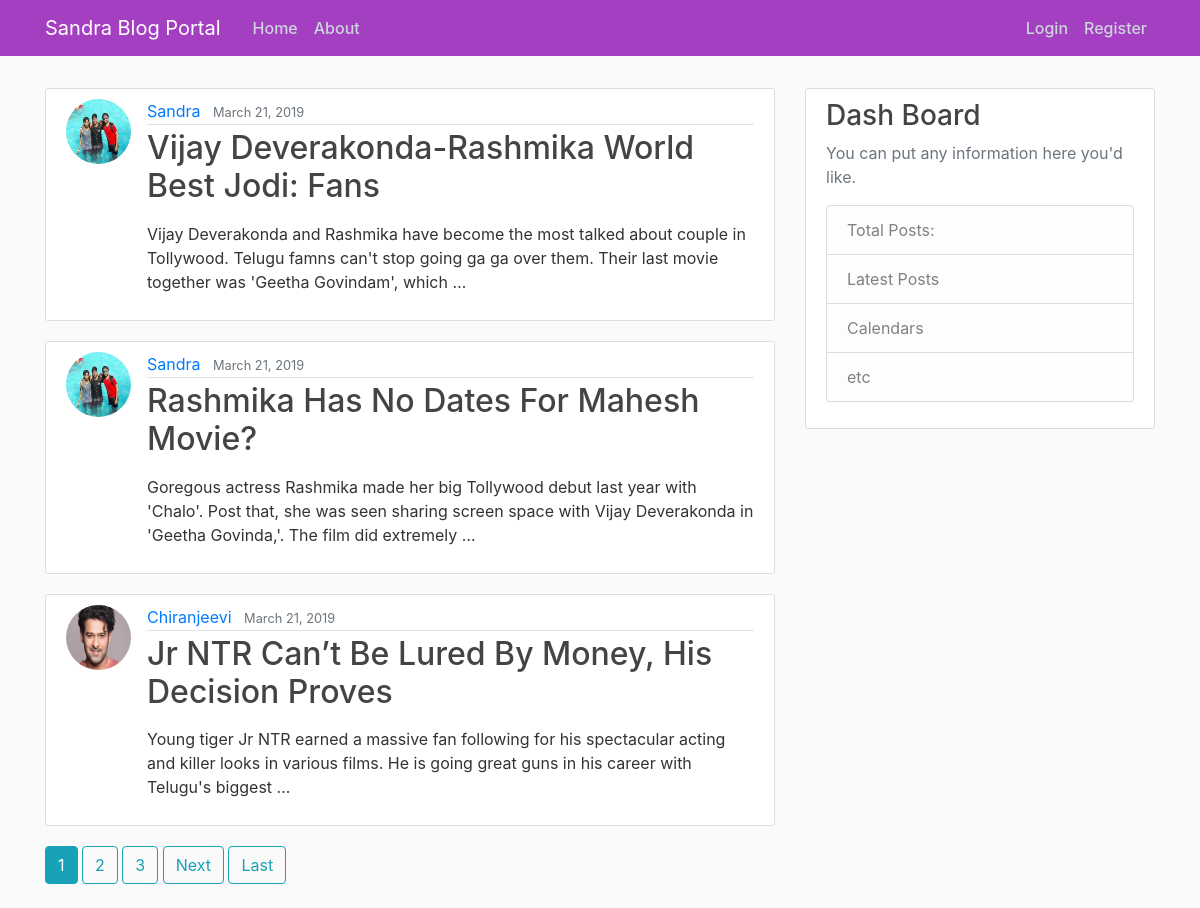
The page / on the database its author committed.
### blog/models.py (models this page shows, shortened)
class Post(models.Model):
    title=models.CharField(max_length=100)
    content=models.TextField()
    date_posted=models.DateTimeField(default=timezone.now)
    author=models.ForeignKey(User, on_delete=models.CASCADE)

### users/models.py (models this page shows, shortened)
class Profile(models.Model):
    user=models.OneToOneField(User, on_delete=models.CASCADE)
    image=models.ImageField(default='default.jpg', upload_to='profile_pics')

### blog/views.py (the view)
# urls.py: path('', PostListView.as_view(), name='blog-home'),
class PostListView(ListView):
    model=Post
    template_name='blog/home.html'
    context_object_name='posts'
    ordering=['-date_posted']
    paginate_by=3

### blog/templates/blog/home.html (shortened to what this page needs)
{% extends 'blog/base.html' %}
  {% block content %}
    {% for post in posts %}
    <article class="media content-section">
      <img class="rounded-circle article-img" src="{{post.author.profile.image.url}}">
      <div class="media-body">
        <div class="article-metadata">
          <a class="mr-2"  href="{% url 'user-posts' post.author.username %}">{{post.author|title}}</a>
          <small class="text-muted">{{post.date_posted|date:'F d, Y'}}</small>
        </div>
        <h2> <a  class="article-title" href="{% url "post-detail" post.id %}">{{post.title}}</a> </h2>
        <p class="article-content">{{post.content|truncatewords:30|linebreaks}}</p>
      </div>
    </article>
    {% endfor %}
    {% if is_paginated %}
       {% for num in page_obj.paginator.page_range %}
         {% if page_obj.number == num %}
           <a class="btn btn-info mb-4" href="?page={{ num }}">{{ num }}</a>
         {% elif num > page_obj.number|add:'-3' and num < page_obj.number|add:'3' %}
           <a class="btn btn-outline-info mb-4" href="?page={{ num }}">{{ num }}</a>
         {% endif %}
       {% endfor %}
       {% if page_obj.has_next %}
         <a class="btn btn-outline-info mb-4" href="?page={{ page_obj.next_page_number }}">Next</a>
         <a class="btn btn-outline-info mb-4" href="?page={{ page_obj.paginator.num_pages }}">Last</a>
       {% endif %}
     {% endif %}
{% endblock %}

### blog/templates/blog/base.html (shortened to what this page needs)
{% load static %}
<!DOCTYPE html>
<html lang="en" dir="ltr">
  <head>
    <link rel="stylesheet" href="https://stackpath.bootstrapcdn.com/bootstrap/4.3.1/css/bootstrap.min.css">
    <link rel="stylesheet" href="{% static 'blog/css/main.css' %}">
  </head>
  <body>
  <header class="site-header">
  <nav class="navbar navbar-expand-md navbar-dark bg-steel fixed-top">
    <div class="container">
      <a class="navbar-brand mr-4" href="/">Sandra Blog Portal</a>
      <div class="collapse navbar-collapse" id="navbarToggle">
        <div class="navbar-nav mr-auto">
          <a class="nav-item nav-link" href="/">Home</a>
          <a class="nav-item nav-link" href="/about">About</a>
        </div>
        <div class="navbar-nav">
          {% if user.is_authenticated %}
              <img class="rounded-circle article-img" src="{{request.user.profile.image.url}}">
              <div class="dropdown">
                <a class="dropdown-toggle nav-item nav-link" href="#" id="dropdownMain" data-toggle="dropdown" aria-haspopup="true" aria-expanded="false">
                    Hello {{ user.username | title }}
                </a>
                <div class="dropdown-menu" aria-labelledby="dropdownMain">
                  <a class="nav-item nav-link dropdown-item " style="color:#38537f" href="{% url 'post-create' %}">New Post</a>
                  <a class="nav-item nav-link dropdown-item " style="color:#38537f" href="{% url 'profile' %}">Profile</a>
                  <a class="nav-item nav-link dropdown-item " style="color:#38537f" href="{% url 'logout' %}">Logout</a>
                </div>
              </div>
            {% else %}
          <a class="nav-item nav-link" href="{% url 'login' %}">Login</a>
          <a class="nav-item nav-link" href="{% url 'register' %}">Register</a>
          {% endif %}
        </div>
      </div>
    </div>
  </nav>
</header>
<main role="main" class="container">
 <div class="row">
   <div class="col-md-8">
     {% block content %}{% endblock %}
   </div>
   <div class="col-md-4">
     <div class="content-section">
       <h3>Dash Board</h3>
       <p class='text-muted'>You can put any information here you'd like.
         <ul class="list-group">
           <li class="list-group-item list-group-item-light">Total Posts:</li>
           <li class="list-group-item list-group-item-light">Latest Posts</li>
           <li class="list-group-item list-group-item-light">Calendars</li>
           <li class="list-group-item list-group-item-light">etc</li>
         </ul>
       </p>
     </div>
   </div>
 </div>
</main>
</body>
</html>

### blog/static/blog/css/main.css (style rules this page uses)
body { background: #fafafa; color: #333333; margin-top: 5.5rem; }
h1, h2, h3, h4, h5, h6 { color: #444444; }
ul { margin: 0; }
.bg-steel { background-color: #a53fc1; }
.site-header .navbar-nav .nav-link { color: #cbd5db; font-weight:500; }
.content-section { background: #ffffff; padding: 10px 20px; border: 1px solid #dddddd; border-radius: 3px; margin-bottom: 20px; }
.article-title { color: #444444; }
.article-content { white-space: pre-line; }
.article-img { height: 65px; width: 65px; margin-right: 16px; }
.article-metadata { padding-bottom: 1px; margin-bottom: 4px; border-bottom: 1px solid #e3e3e3 }

### rows shown on the page
Post: author.profile.image (picture), author "Sandra", date_posted "March 21, 2019", title "Vijay Deverakonda-Rashmika World Best Jodi: Fans", content "Vijay Deverakonda and Rashmika have become the most talked about couple in Tollywood. Telugu famns can't stop going ga ga over them. Their last movie together was 'Geetha Govindam', which …"
Post: author.profile.image (picture), author "Sandra", date_posted "March 21, 2019", title "Rashmika Has No Dates For Mahesh Movie?", content "Goregous actress Rashmika made her big Tollywood debut last year with 'Chalo'. Post that, she was seen sharing screen space with Vijay Deverakonda in 'Geetha Govinda,'. The film did extremely …"
Post: author.profile.image (picture), author "Chiranjeevi", date_posted "March 21, 2019", title "Jr NTR Can’t Be Lured By Money, His Decision Proves", content "Young tiger Jr NTR earned a massive fan following for his spectacular acting and killer looks in various films. He is going great guns in his career with Telugu's biggest …"

### other values the page prints
{{ num }} "1"
{{ num }} "2" "3"
